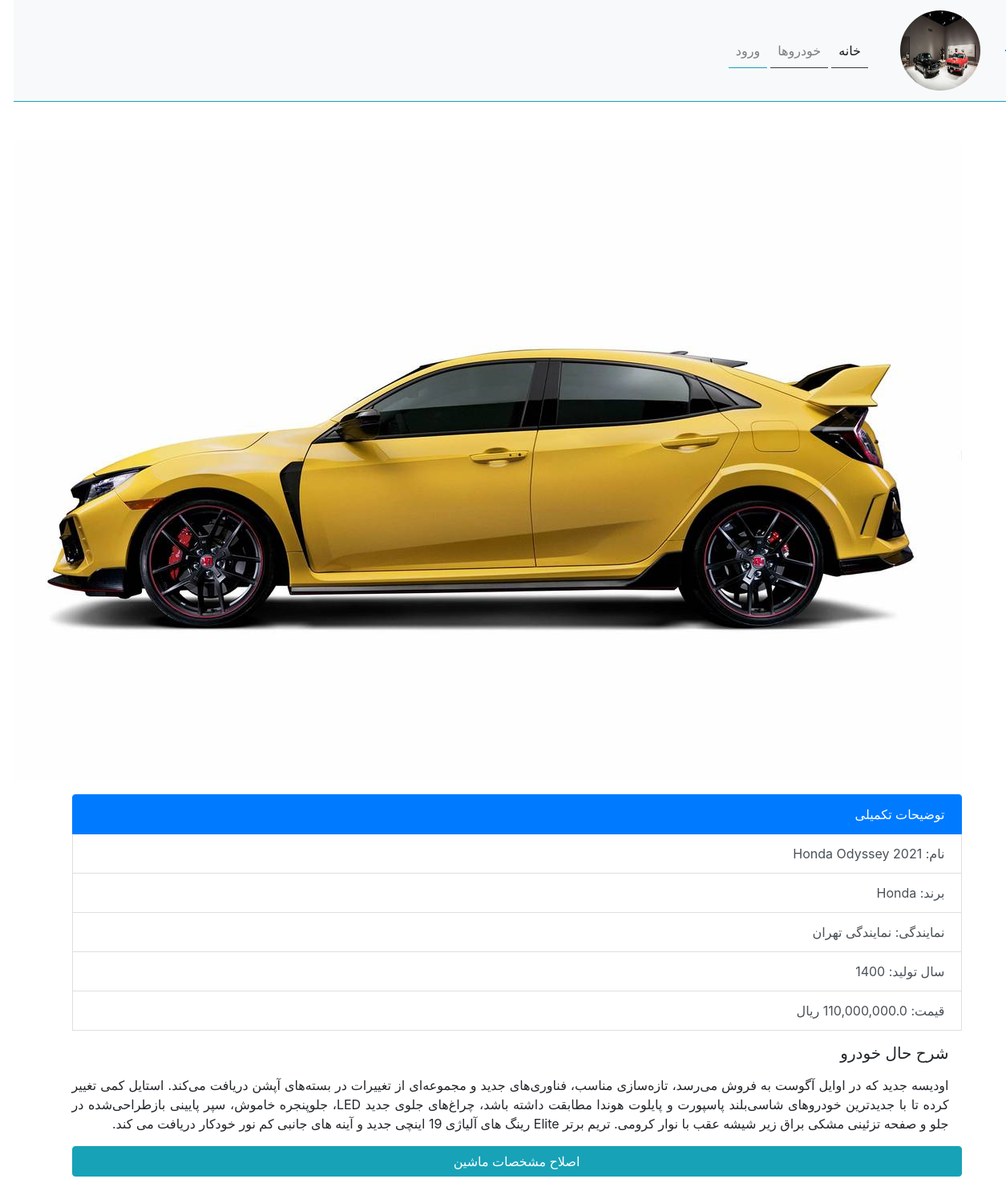
Page /details/2021-honda-odyssey/ on the committed database.
### app_car/models.py (models this page shows, shortened)
class Car(models.Model):
    slug = models.SlugField(verbose_name="پیوند یکتا", null=True, blank=True, allow_unicode=True)
    code = models.PositiveSmallIntegerField(verbose_name="کد خودرو", null=True, unique=True, blank=True)
    name = models.CharField(max_length=30, verbose_name="نام خودرو", null=True)
    company = models.ForeignKey("Company", verbose_name="نام برند", on_delete=models.SET_NULL, null=True, blank=True,\
    related_name='cars')
    agency = models.ForeignKey("Agency", verbose_name="نام نمایندگی", on_delete=models.CASCADE,\
    related_name='cars')
    created_at = jmodels.jDateTimeField(verbose_name="تاریخ ثبت",auto_now_add=True, null=True, blank=True )
    year = models.PositiveSmallIntegerField(verbose_name="سال تولید", null=True)
    price = models.PositiveBigIntegerField(verbose_name="قیمت", null=True)
    stock = models.BooleanField(verbose_name="موجود", default=True ,help_text="در صورت موجود بودن علامت کنار آن قابل مشاهده است")
    image = models.ImageField(verbose_name="تصویر خودرو", upload_to =path_car, validators=[validat_image])
    descript = models.TextField(verbose_name="توضیحات",null=True, blank=True)
    def get_date(self):
        return self.created_at.strftime('%H:%m -- %Y/%m/%d')
    get_date.short_description="تاریخ ثبت"
    def get_image(self):
        if self.image:
            return mark_safe(f'<img src="{self.image.url}" alt="{self.name}" width="150" height="100">')
        else:
            return mark_safe('<img src="https://encrypted-tbn0.gstatic.com/images?q=tbn:ANd9GcRsNGGjrfSqqv8UjL18xS4YypbK-q7po_8oVQ&usqp=CAU" width="100" height="100">')
    get_image.short_description = 'عکس خودرو'
    class Meta:
        verbose_name = "نام خودرو"
        verbose_name_plural = "نام خودروها"

class Company(models.Model):
    name = models.CharField(max_length=50, verbose_name="نام برند", null=True)
    country = models.CharField(max_length=30, verbose_name="نام کشور تولید کننده", null=True)
    introduction = models.TextField(verbose_name="معرفی برند" ,null=True, blank=True)
    class Meta:
        verbose_name = "نام برند"
        verbose_name_plural = "نام  برندها"
    def __str__(self):
        return self.name

class Agency(models.Model):
    name = models.CharField(max_length=50, verbose_name="نام نمایندگی", null=True)
    code = models.CharField(max_length=10, verbose_name="کد نمایندگی", null=True)
    phone = models.CharField(max_length=11, verbose_name="شماره تماس", null=True)
    status = models.CharField(max_length=10, choices=LIST_STATUS, default=OFFICIAL)
    address = models.TextField(null=True)
    url_site = models.URLField()
    class Meta:
        verbose_name = "نام نمایندگی"
        verbose_name_plural = "نام نمایندگی ها"
    def __str__(self):
        return self.name

### app_car/views.py (the view)
# urls.py: path('details/<str:slug>/', views.details, name="details"),
def details(request,slug):
    car = get_object_or_404(Car, slug=slug)
    context = {
        "car":car
    }
    return render(request, 'app_car/details.html', context)

### app_car/templates/app_car/details.html
{% extends 'base.html' %}
{% load humanize %}
{% block content %}
    <img src="{{car.image.url}}" class="rounded mx-auto d-block my-3" alt="Responsive image">
  <div class="list-group">
  <li class="list-group-item list-group-item-action active d-flex">
توضیحات تکمیلی  </li>
  <li class="list-group-item list-group-item-action mt-0 d-flex mr-0">نام: {{car.name}}</li>
  <li class="list-group-item list-group-item-action mt-0 d-flex mr-0">برند: {{car.company}}</li>
  <li class="list-group-item list-group-item-action mt-0 d-flex mr-0">نمایندگی: {{car.agency}}</li>
  <li class="list-group-item list-group-item-action mt-0 d-flex mr-0">سال تولید: {{car.year}}</li>
  <li class="list-group-item list-group-item-action mt-0 d-flex mr-0">قیمت: {{car.price|floatformat:1|intcomma}} ریال</li>
<div class="media-body text-justify">
    <h5 class="mt-3 d-flex mr-3">شرح حال خودرو</h5>
    <p class="mt-3 d-flex mr-3">{{car.descript}}</p>
  </div>
  <a href="{% url 'app_car:EditCar' car.slug %}" class="btn btn-info">اصلاح مشخصات ماشین</a>
{% endblock content %}

### rows in the picture
Car: image (picture), name "2021 Honda Odyssey", company "Honda", agency "نمایندگی تهران", year "1400", price "110,000,000.0", descript "اودیسه جدید که در اوایل آگوست به فروش می‌رسد، تازه‌سازی مناسب، فناوری‌های جدید و مجموعه‌ای از تغییرات در بسته‌های آپشن دریافت می‌کند. استایل کمی تغییر کرده تا با جدیدترین خودروهای شاسی‌بلند پاسپورت و پایلوت هوندا مطابقت داشته باشد، چراغ‌های جلوی جدید LED، جلوپنجره خاموش، سپر پایینی بازطراحی‌شده در جلو و صفحه تزئینی مشکی براق زیر شیشه عقب با نوار کرومی. تریم برتر Elite رینگ های آلیاژی 19 اینچی جدید و آینه های جانبی کم نور خودکار دریافت می کند."
